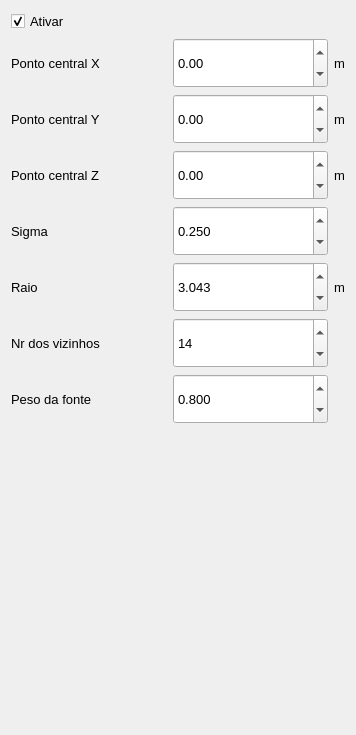
<?xml version="1.0" encoding="UTF-8"?>
<ui version="4.0">
 <class>MinCutOptionWidget</class>
 <widget class="QWidget" name="MinCutOptionWidget">
  <property name="geometry">
   <rect>
    <x>0</x>
    <y>0</y>
    <width>356</width>
    <height>735</height>
   </rect>
  </property>
  <property name="windowTitle">
   <string>Form</string>
  </property>
  <layout class="QGridLayout" name="gridLayout_2">
   <item row="1" column="1">
    <widget class="QLabel" name="lblUDMmeters_5">
     <property name="font">
      <font>
       <pointsize>10</pointsize>
      </font>
     </property>
     <property name="text">
      <string/>
     </property>
     <property name="alignment">
      <set>Qt::AlignLeading|Qt::AlignLeft|Qt::AlignVCenter</set>
     </property>
    </widget>
   </item>
   <item row="0" column="0" rowspan="2" colspan="3">
    <layout class="QGridLayout" name="gridLayout">
     <item row="0" column="0">
      <widget class="QCheckBox" name="chkEnableMinCut">
       <property name="font">
        <font>
         <pointsize>10</pointsize>
        </font>
       </property>
       <property name="text">
        <string>Ativar</string>
       </property>
       <property name="checked">
        <bool>true</bool>
       </property>
      </widget>
     </item>
     <item row="1" column="0">
      <widget class="QLabel" name="lblxCenterPoint">
       <property name="font">
        <font>
         <pointsize>10</pointsize>
        </font>
       </property>
       <property name="text">
        <string>Ponto central X</string>
       </property>
       <property name="alignment">
        <set>Qt::AlignLeading|Qt::AlignLeft|Qt::AlignVCenter</set>
       </property>
      </widget>
     </item>
     <item row="1" column="1">
      <widget class="QDoubleSpinBox" name="spnxCenterPoint">
       <property name="minimumSize">
        <size>
         <width>0</width>
         <height>50</height>
        </size>
       </property>
       <property name="font">
        <font>
         <pointsize>10</pointsize>
        </font>
       </property>
       <property name="decimals">
        <number>2</number>
       </property>
       <property name="minimum">
        <double>-99999.000000000000000</double>
       </property>
       <property name="maximum">
        <double>99999.000000000000000</double>
       </property>
       <property name="singleStep">
        <double>1.000000000000000</double>
       </property>
       <property name="value">
        <double>0.000000000000000</double>
       </property>
      </widget>
     </item>
     <item row="1" column="2">
      <widget class="QLabel" name="lblUDMmeters">
       <property name="sizePolicy">
        <sizepolicy hsizetype="Fixed" vsizetype="Preferred">
         <horstretch>0</horstretch>
         <verstretch>0</verstretch>
        </sizepolicy>
       </property>
       <property name="font">
        <font>
         <pointsize>10</pointsize>
        </font>
       </property>
       <property name="text">
        <string>m</string>
       </property>
       <property name="alignment">
        <set>Qt::AlignLeading|Qt::AlignLeft|Qt::AlignVCenter</set>
       </property>
      </widget>
     </item>
     <item row="2" column="0">
      <widget class="QLabel" name="lblyCenterPoint">
       <property name="font">
        <font>
         <pointsize>10</pointsize>
        </font>
       </property>
       <property name="text">
        <string>Ponto central Y</string>
       </property>
       <property name="alignment">
        <set>Qt::AlignLeading|Qt::AlignLeft|Qt::AlignVCenter</set>
       </property>
      </widget>
     </item>
     <item row="2" column="1">
      <widget class="QDoubleSpinBox" name="spnyCenterPoint">
       <property name="minimumSize">
        <size>
         <width>0</width>
         <height>50</height>
        </size>
       </property>
       <property name="font">
        <font>
         <pointsize>10</pointsize>
        </font>
       </property>
       <property name="decimals">
        <number>2</number>
       </property>
       <property name="minimum">
        <double>-99999.000000000000000</double>
       </property>
       <property name="maximum">
        <double>99999.000000000000000</double>
       </property>
       <property name="singleStep">
        <double>1.000000000000000</double>
       </property>
       <property name="value">
        <double>0.000000000000000</double>
       </property>
      </widget>
     </item>
     <item row="2" column="2">
      <widget class="QLabel" name="lblUDMmeters_2">
       <property name="sizePolicy">
        <sizepolicy hsizetype="Fixed" vsizetype="Preferred">
         <horstretch>0</horstretch>
         <verstretch>0</verstretch>
        </sizepolicy>
       </property>
       <property name="font">
        <font>
         <pointsize>10</pointsize>
        </font>
       </property>
       <property name="text">
        <string>m</string>
       </property>
       <property name="alignment">
        <set>Qt::AlignLeading|Qt::AlignLeft|Qt::AlignVCenter</set>
       </property>
      </widget>
     </item>
     <item row="3" column="0">
      <widget class="QLabel" name="lblzCenterPoint">
       <property name="font">
        <font>
         <pointsize>10</pointsize>
        </font>
       </property>
       <property name="text">
        <string>Ponto central Z</string>
       </property>
       <property name="alignment">
        <set>Qt::AlignLeading|Qt::AlignLeft|Qt::AlignVCenter</set>
       </property>
      </widget>
     </item>
     <item row="3" column="1">
      <widget class="QDoubleSpinBox" name="spnzCenterPoint">
       <property name="minimumSize">
        <size>
         <width>0</width>
         <height>50</height>
        </size>
       </property>
       <property name="font">
        <font>
         <pointsize>10</pointsize>
        </font>
       </property>
       <property name="decimals">
        <number>2</number>
       </property>
       <property name="minimum">
        <double>-99999.000000000000000</double>
       </property>
       <property name="maximum">
        <double>99999.000000000000000</double>
       </property>
       <property name="singleStep">
        <double>1.000000000000000</double>
       </property>
       <property name="value">
        <double>0.000000000000000</double>
       </property>
      </widget>
     </item>
     <item row="3" column="2">
      <widget class="QLabel" name="lblUDMmeters_3">
       <property name="sizePolicy">
        <sizepolicy hsizetype="Fixed" vsizetype="Preferred">
         <horstretch>0</horstretch>
         <verstretch>0</verstretch>
        </sizepolicy>
       </property>
       <property name="font">
        <font>
         <pointsize>10</pointsize>
        </font>
       </property>
       <property name="text">
        <string>m</string>
       </property>
       <property name="alignment">
        <set>Qt::AlignLeading|Qt::AlignLeft|Qt::AlignVCenter</set>
       </property>
      </widget>
     </item>
     <item row="4" column="0">
      <widget class="QLabel" name="lblSigma">
       <property name="font">
        <font>
         <pointsize>10</pointsize>
        </font>
       </property>
       <property name="text">
        <string>Sigma</string>
       </property>
       <property name="alignment">
        <set>Qt::AlignLeading|Qt::AlignLeft|Qt::AlignVCenter</set>
       </property>
      </widget>
     </item>
     <item row="4" column="1">
      <widget class="QDoubleSpinBox" name="spnSigma">
       <property name="minimumSize">
        <size>
         <width>0</width>
         <height>50</height>
        </size>
       </property>
       <property name="font">
        <font>
         <pointsize>10</pointsize>
        </font>
       </property>
       <property name="decimals">
        <number>3</number>
       </property>
       <property name="singleStep">
        <double>0.010000000000000</double>
       </property>
       <property name="value">
        <double>0.250000000000000</double>
       </property>
      </widget>
     </item>
     <item row="5" column="0">
      <widget class="QLabel" name="lblRadius">
       <property name="font">
        <font>
         <pointsize>10</pointsize>
        </font>
       </property>
       <property name="text">
        <string>Raio</string>
       </property>
       <property name="alignment">
        <set>Qt::AlignLeading|Qt::AlignLeft|Qt::AlignVCenter</set>
       </property>
      </widget>
     </item>
     <item row="5" column="1">
      <widget class="QDoubleSpinBox" name="spnRadius">
       <property name="minimumSize">
        <size>
         <width>0</width>
         <height>50</height>
        </size>
       </property>
       <property name="font">
        <font>
         <pointsize>10</pointsize>
        </font>
       </property>
       <property name="decimals">
        <number>3</number>
       </property>
       <property name="singleStep">
        <double>0.010000000000000</double>
       </property>
       <property name="value">
        <double>3.043000000000000</double>
       </property>
      </widget>
     </item>
     <item row="5" column="2">
      <widget class="QLabel" name="lblUDMmeters_4">
       <property name="sizePolicy">
        <sizepolicy hsizetype="Fixed" vsizetype="Preferred">
         <horstretch>0</horstretch>
         <verstretch>0</verstretch>
        </sizepolicy>
       </property>
       <property name="font">
        <font>
         <pointsize>10</pointsize>
        </font>
       </property>
       <property name="text">
        <string>m</string>
       </property>
       <property name="alignment">
        <set>Qt::AlignLeading|Qt::AlignLeft|Qt::AlignVCenter</set>
       </property>
      </widget>
     </item>
     <item row="6" column="0">
      <widget class="QLabel" name="lblNrNeighbours">
       <property name="font">
        <font>
         <pointsize>10</pointsize>
        </font>
       </property>
       <property name="text">
        <string>Nr dos vizinhos</string>
       </property>
       <property name="alignment">
        <set>Qt::AlignLeading|Qt::AlignLeft|Qt::AlignVCenter</set>
       </property>
      </widget>
     </item>
     <item row="6" column="1">
      <widget class="QSpinBox" name="spnNrNeighbours">
       <property name="minimumSize">
        <size>
         <width>0</width>
         <height>50</height>
        </size>
       </property>
       <property name="font">
        <font>
         <pointsize>10</pointsize>
        </font>
       </property>
       <property name="maximum">
        <number>999</number>
       </property>
       <property name="value">
        <number>14</number>
       </property>
      </widget>
     </item>
     <item row="7" column="0">
      <widget class="QLabel" name="lblSourceWeight">
       <property name="font">
        <font>
         <pointsize>10</pointsize>
        </font>
       </property>
       <property name="text">
        <string>Peso da fonte</string>
       </property>
       <property name="alignment">
        <set>Qt::AlignLeading|Qt::AlignLeft|Qt::AlignVCenter</set>
       </property>
      </widget>
     </item>
     <item row="7" column="1">
      <widget class="QDoubleSpinBox" name="spnSourceWeight">
       <property name="minimumSize">
        <size>
         <width>0</width>
         <height>50</height>
        </size>
       </property>
       <property name="font">
        <font>
         <pointsize>10</pointsize>
        </font>
       </property>
       <property name="decimals">
        <number>3</number>
       </property>
       <property name="singleStep">
        <double>0.010000000000000</double>
       </property>
       <property name="value">
        <double>0.800000000000000</double>
       </property>
      </widget>
     </item>
    </layout>
   </item>
   <item row="2" column="1">
    <spacer name="verticalSpacer">
     <property name="orientation">
      <enum>Qt::Vertical</enum>
     </property>
     <property name="sizeHint" stdset="0">
      <size>
       <width>20</width>
       <height>40</height>
      </size>
     </property>
    </spacer>
   </item>
  </layout>
 </widget>
 <resources/>
 <connections/>
</ui>
